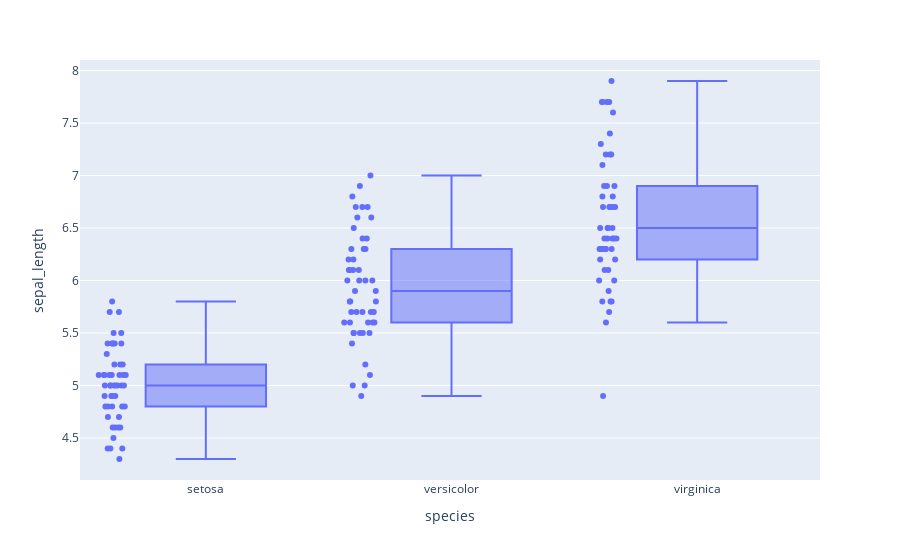

Notebook source saved alongside this figure:
### Code cell
px.box(df,x='species',y='sepal_length',points='all').show()

### Figure 1 — Plotly figure (JSON) as saved in the notebook; plotly's stock layout.template omitted (floating-point values rounded to 4 significant figures; data arrays with more than 128 entries replaced by an {"elided": "..."} marker saying what was removed)
{"data": [{"alignmentgroup": "True", "boxpoints": "all", "hovertemplate": "species=%{x}<br>sepal_length=%{y}<extra></extra>", "legendgroup": "", "marker": {"color": "#636efa"}, "name": "", "notched": false, "offsetgroup": "", "orientation": "v", "showlegend": false, "type": "box", "x": {"elided": "150 str values"}, "x0": " ", "xaxis": "x", "y": {"elided": "150 float values"}, "y0": " ", "yaxis": "y"}], "layout": {"boxmode": "group", "legend": {"tracegroupgap": 0}, "margin": {"t": 60}, "xaxis": {"anchor": "y", "domain": [0, 1], "title": {"text": "species"}}, "yaxis": {"anchor": "x", "domain": [0, 1], "title": {"text": "sepal_length"}}}}
